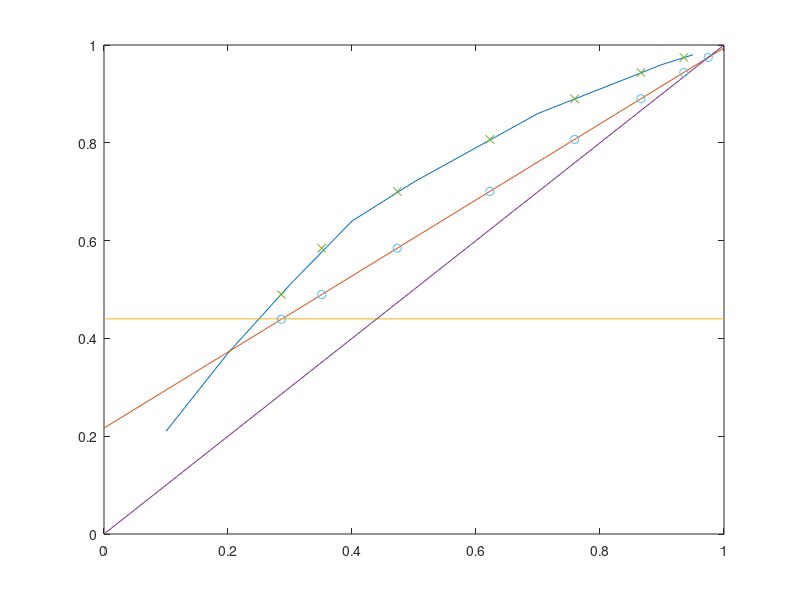

Here is the MATLAB script that generated this plot:
clear; close all;
F = 158.21;
xD = 0.9745;
R = 3.5;
m = R/(R+1);
yeqbm = [0.21 0.37 0.51 0.64 0.72 0.79 0.86 0.91 0.96 0.98];
xeqbm = [0.1 0.2 0.3 0.4 0.5 0.6 0.7 0.8 0.9 0.95];
pp = spline(yeqbm,xeqbm);
fun = @(x)(m*(x-xD)+xD);
y = xD;
zF = 0.44;
xcoords = zeros(1,7);
ycoords = zeros(1,7);
xcoords2 = zeros(1,8);
ycoords2 = zeros(1,8);
xcoords2(1)= xD;
ycoords2(1) = xD;
i = 0;
while y >= zF
    i = i + 1;
    x = ppval(pp,y);
    xcoords(i) = x;
    xcoords2(i+1)=x;
    ycoords(i) = y;
    y = fun(x);
    ycoords2(i+1) = y;
    
end
x = linspace(0,1,15);
qline = @(x)(zeros(size(x))+zF);
plot(xeqbm,yeqbm,x,fun(x),x,qline(x),x,x,xcoords,ycoords,'x',xcoords2,ycoords2,'o');